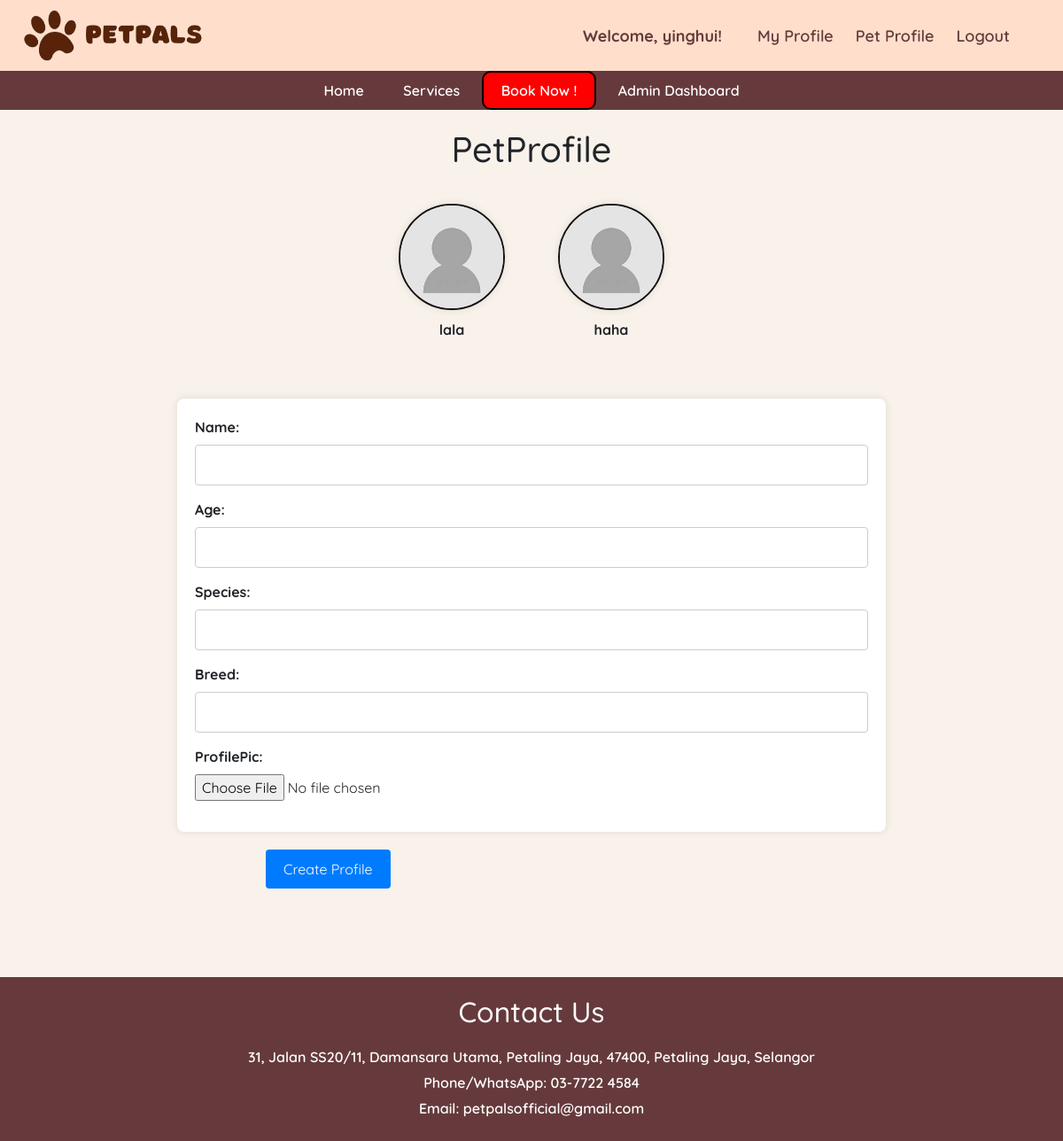
The page /petprofile/ (signed in) on the database as committed earlier.
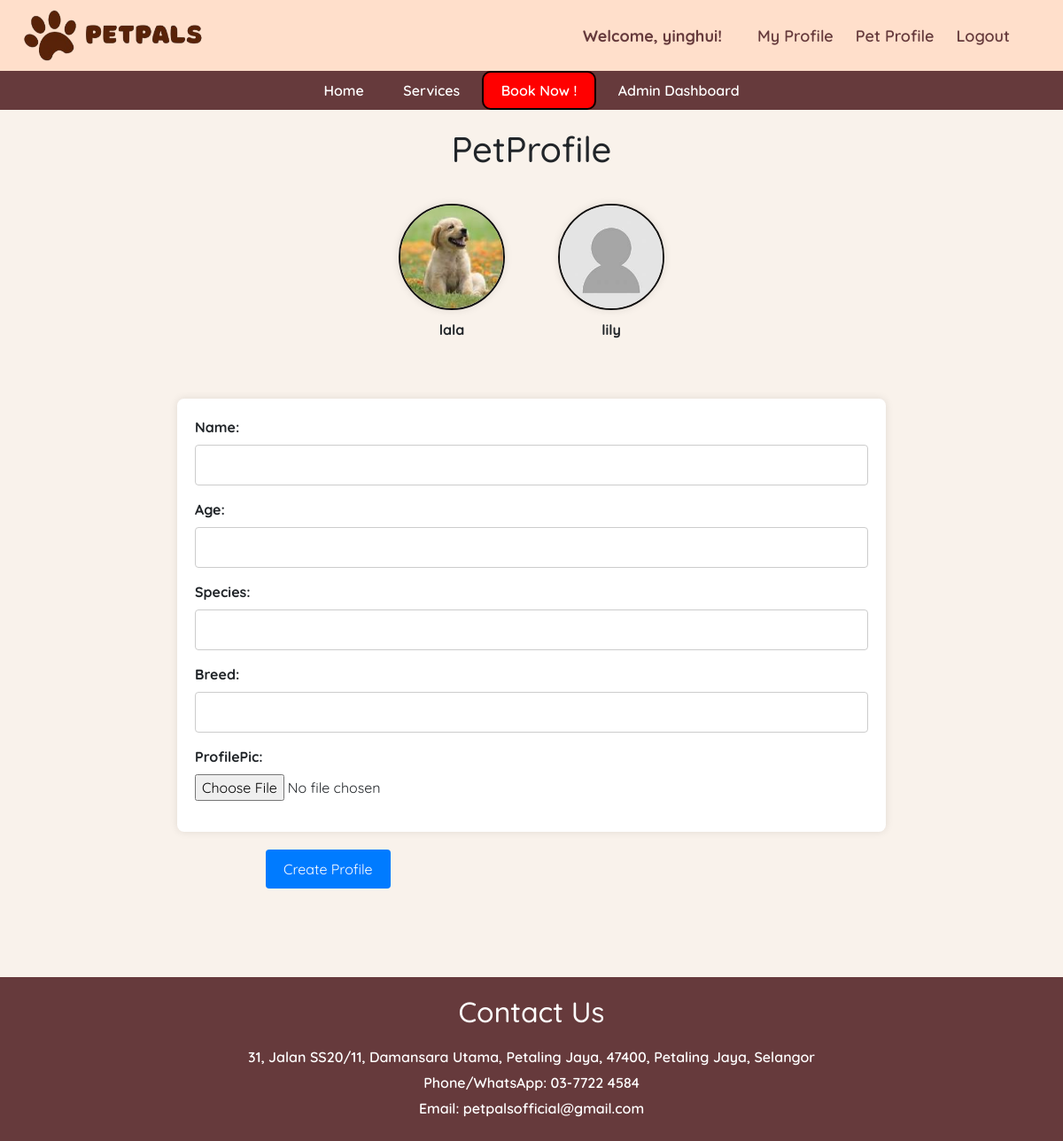
The same page on the database as committed later.
### main/models.py (models this page shows, shortened)
class Pet(models.Model):
    name = models.CharField(max_length=20)
    owner = models.ForeignKey(Owner, null=True, on_delete=models.CASCADE)
    age = models.PositiveBigIntegerField()
    species = models.CharField(max_length=50)
    breed = models.CharField(max_length=50)
    profile_pic = models.ImageField(default="profile.jpg", null=True, blank=True)

### main/views.py (the view)
# urls.py: path('petprofile/', views.PetprofilePage, name="petprofile"),
def PetprofilePage(request):
    try:
        owner_instance = Owner.objects.get(user=request.user)
    except Owner.DoesNotExist:
        messages.error(request, 'pls create a owner profile first')
        return redirect ('profile')
    pet_instances = Pet.objects.filter(owner=owner_instance)
    if request.method == 'POST':
        form = PetForm(request.POST, request.FILES)
        if form.is_valid():
            pet = form.save(commit=False)
            pet.owner = owner_instance
            pet.save()
            form.save_m2m()
            messages.success(request, f'profile has been updated')
            return redirect('petprofile')
    else:
        form = PetForm()
    context = {'form':form, 'pet_instances': pet_instances}
    return render(request, 'petprofile.html', context)

### main/forms.py
class PetForm(forms.ModelForm):
    class Meta:
        model = Pet
        fields = ['name','age','species','breed','profile_pic']

### main/models.py (called while the page is built)
    def __str__(self):
        return self.user.username

### main/templates/petprofile.html (shortened to what this page needs)
{% extends 'base.html' %}
{% block content %}
{% load static%}
        <h1 class="ti">PetProfile</h1>
    <div class="pet-container">
        {% for pet_instance in pet_instances %}
        <div class="pet-card">
            <div class=>
                <a href="{% url 'edit_pet' pet_instance.id %}">
                    <div class="profile_pic">
                        <img src="{% if pet_instance.profile_pic %}{{ pet_instance.profile_pic.url }}{% else %}{% static 'image/profile.jpg' %}{% endif %}" alt="{{ pet_instance.name }}'s Profile Picture">
                    </div>
                </a>
                <div>
                    <p>{{ pet_instance.name }}</p>
                </div>
            </div>
        </div>
        {% endfor %}
    </div>
    <form method="POST" action="" enctype="multipart/form-data">
        <div class="container">
            <div class=" form-group">
                <label for="id_username">Name:</label>
                {{ form.name }}
            </div>
            <div class=" form-group">
                <label for="id_breed">Age:</label>
                {{ form.age }}
            </div>
            <div class=" form-group">
                <label for="id_age">Species:</label>
                {{ form.species }}
            </div>
            <div class=" form-group">
                <label for="id_species">Breed:</label>
                {{ form.breed }}
            </div>
            <div class=" form-group">
                <label for="id_profilepic">ProfilePic:</label>
                {{ form.profile_pic }}
            </div>
        </div>
        <div class="button-container">
            <input type="submit" value="Create Profile">
        </div>
    </form>
{% endblock %}

Rows that differ between the two databases and show on the page:
changed Pet "lala": profile_pic: picture added in place of a placeholder
changed Pet: name "haha" → "lily"
